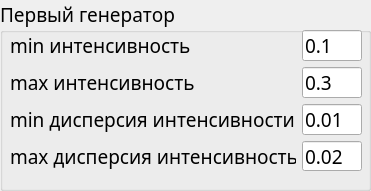
  <widget class="QGroupBox" name="groupBox">
   <property name="geometry">
    <rect>
     <x>10</x>
     <y>10</y>
     <width>371</width>
     <height>191</height>
    </rect>
   </property>
   <property name="font">
    <font>
     <family>Monaco</family>
     <pointsize>14</pointsize>
    </font>
   </property>
   <property name="title">
    <string>Первый генератор</string>
   </property>
   <widget class="QWidget" name="gridLayoutWidget">
    <property name="geometry">
     <rect>
      <x>10</x>
      <y>30</y>
      <width>352</width>
      <height>141</height>
     </rect>
    </property>
    <layout class="QGridLayout" name="gridLayout_3">
     <item row="1" column="1">
      <widget class="QLineEdit" name="line_edit_max_gen_int">
       <property name="font">
        <font>
         <family>Monaco</family>
         <pointsize>14</pointsize>
        </font>
       </property>
       <property name="text">
        <string>0.3</string>
       </property>
      </widget>
     </item>
     <item row="2" column="1">
      <widget class="QLineEdit" name="line_edit_min_gen_var">
       <property name="font">
        <font>
         <family>Monaco</family>
         <pointsize>14</pointsize>
        </font>
       </property>
       <property name="text">
        <string>0.01</string>
       </property>
      </widget>
     </item>
     <item row="0" column="1">
      <widget class="QLineEdit" name="line_edit_min_gen_int">
       <property name="font">
        <font>
         <family>Monaco</family>
         <pointsize>14</pointsize>
        </font>
       </property>
       <property name="text">
        <string>0.1</string>
       </property>
      </widget>
     </item>
     <item row="2" column="0">
      <widget class="QLabel" name="label_a_2">
       <property name="font">
        <font>
         <family>Monaco</family>
         <pointsize>14</pointsize>
        </font>
       </property>
       <property name="text">
        <string notr="true">min дисперсия интенсивности</string>
       </property>
      </widget>
     </item>
     <item row="0" column="0">
      <widget class="QLabel" name="label_a">
       <property name="font">
        <font>
         <family>Monaco</family>
         <pointsize>14</pointsize>
        </font>
       </property>
       <property name="text">
        <string notr="true">min интенсивность</string>
       </property>
      </widget>
     </item>
     <item row="1" column="0">
      <widget class="QLabel" name="label_b">
       <property name="font">
        <font>
         <family>Monaco</family>
         <pointsize>14</pointsize>
        </font>
       </property>
       <property name="text">
        <string notr="true">max интенсивность</string>
       </property>
      </widget>
     </item>
     <item row="3" column="0">
      <widget class="QLabel" name="label_b_2">
       <property name="font">
        <font>
         <family>Monaco</family>
         <pointsize>14</pointsize>
        </font>
       </property>
       <property name="text">
        <string notr="true">max дисперсия интенсивность</string>
       </property>
      </widget>
     </item>
     <item row="3" column="1">
      <widget class="QLineEdit" name="line_edit_max_gen_var">
       <property name="font">
        <font>
         <family>Monaco</family>
         <pointsize>14</pointsize>
        </font>
       </property>
       <property name="text">
        <string>0.02</string>
       </property>
      </widget>
     </item>
    </layout>
   </widget>
  </widget>
